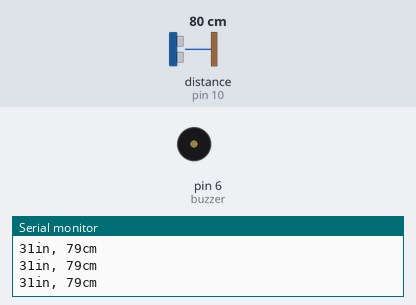
This sketch was run on a simulated Arduino Uno, built with avr-gcc and run on an emulated ATmega328P. On the bench: buzzer (waves = sounding), the last lines printed to the serial monitor. Wiring (inferred from the names in the program): ultrasonic range finder: trigger pin 9; echo pin 10. The test bench sets the inputs (shaded band); at power-on: distance to the obstacle (sensor on pin 10) 80 cm. The echo pulse lasts 58.3 µs per cm.

Above: at 1.2 s.
1.3 s: distance to the obstacle (sensor on pin 10) set to 34 cm
4.3 s: distance to the obstacle (sensor on pin 10) set to 27 cm
At 5.0 s:
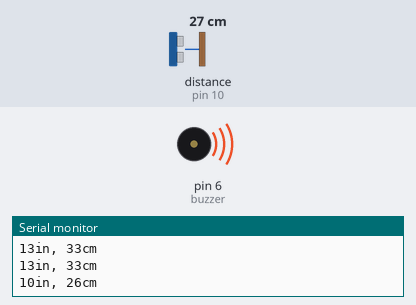
7.3 s: distance to the obstacle (sensor on pin 10) set to 120 cm
At 8.5 s:
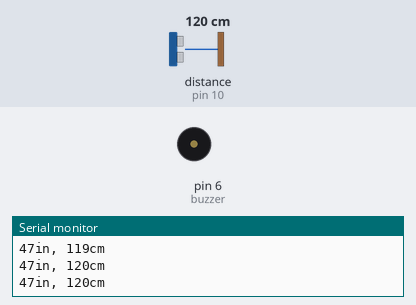
8.8 s: distance to the obstacle (sensor on pin 10) set to 2 cm
At 9.4 s:
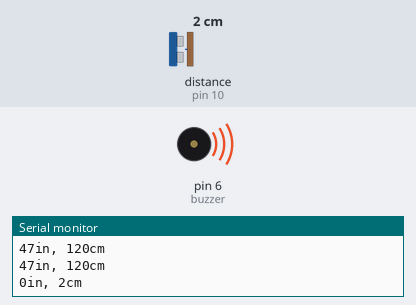
Timing chart, 0 to 12.8 s (numbered marks = the images above; inputs shaded):
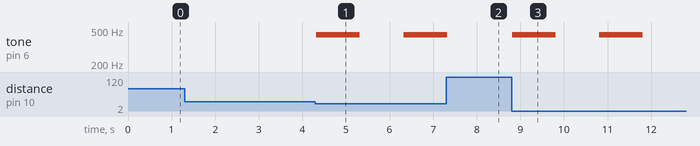

Measured:
- the behaviour switches between 31 and 30 cm on distance to the obstacle (sensor on pin 10) (found by bisection; images 0 and 1)
- after the input at 4.3 s, tone on pin 6 (buzzer): silent → 440 Hz at once, → silent 1.0 s later, → 440 Hz 1.0 s later
- after the input at 7.3 s, tone on pin 6 (buzzer): goes on until 7.3 s, then stays silent
- after the input at 8.8 s, tone on pin 6 (buzzer): alternates 440 Hz for 1.0 s and silent for 1.0 s, starting at once

The sketch:

ultrasonic2.ino
```cpp
/*
 * created by Rui Santos, http://randomnerdtutorials.com
 *
 * Complete Guide for Ultrasonic Sensor HC-SR04
 *
    Ultrasonic sensor Pins:
        VCC: +5VDC
        Trig : Trigger (INPUT) - Pin 9
        Echo: Echo (OUTPUT) - Pin 10
        GND: GND
 */

int trigPin = 9;    //Trig - green Jumper
int echoPin = 10;    //Echo - yellow Jumper
const int buzzer = 6;
long duration, cm, inches;

void setup() {
  //Serial Port begin
  Serial.begin (9600);
    pinMode(buzzer, OUTPUT); // Set buzzer - pin 9 as an output
  //Define inputs and outputs
  pinMode(trigPin, OUTPUT);
  pinMode(echoPin, INPUT);
}

void loop()
{


  // The sensor is triggered by a HIGH pulse of 10 or more microseconds.
  // Give a short LOW pulse beforehand to ensure a clean HIGH pulse:
  digitalWrite(trigPin, LOW);
  delayMicroseconds(5);
  digitalWrite(trigPin, HIGH);
  delayMicroseconds(10);
  digitalWrite(trigPin, LOW);

  // Read the signal from the sensor: a HIGH pulse whose
  // duration is the time (in microseconds) from the sending
  // of the ping to the reception of its echo off of an object.
  pinMode(echoPin, INPUT);
  duration = pulseIn(echoPin, HIGH);

  // convert the time into a distance
  cm = (duration/2) / 29.1;
  inches = (duration/2) / 74;

  Serial.print(inches);
  Serial.print("in, ");
  Serial.print(cm);
  Serial.print("cm");
  Serial.println();
  if(cm>0 && cm<30){
  tone(buzzer, 440); // Send 1KHz sound signal...
  delay(1000);        // ...for 1 sec
  noTone(buzzer);     // Stop sound...
  delay(1000);        // ...for 1sec
  }

}
```
